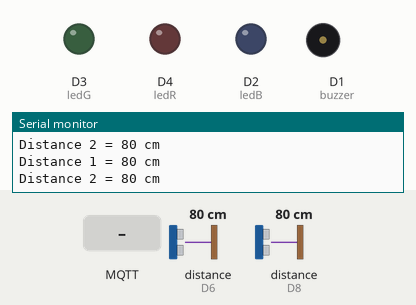
Bench run of a sketch on a simulated ESP8266 (NodeMCU). Parts: output pins drawn as LEDs (lit = HIGH), buzzer (waves = sounding, pin HIGH), the last lines printed to the serial monitor. Wiring (inferred from the names in the program): 2 × ultrasonic range finder: trigger D7, echo D8 / trigger D5, echo D6. The inputs (shaded band) are chosen by the test bench; at power-on: distance to the obstacle (sensors on D6, D8) 80 cm. The echo pulse lasts 58.3 µs per cm; no MQTT or app messages arrive unless stated; pins used as bus, display or sensor lines are not drawn.

Above: at 2.3 s.
2.4 s: MQTT message "pi_slave_lock_9" arrives on the first subscribed topic
At 3.6 s:
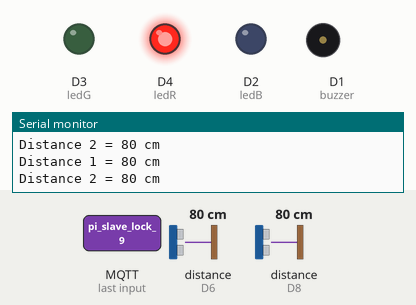
4.0 s: MQTT message "pi_slave_unlock_9" arrives on the first subscribed topic
At 4.9 s:
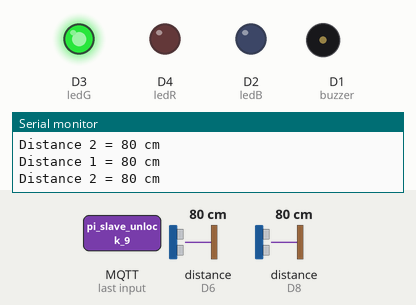
Timing chart, 0 to 7.0 s (numbered marks = the images above; inputs shaded):
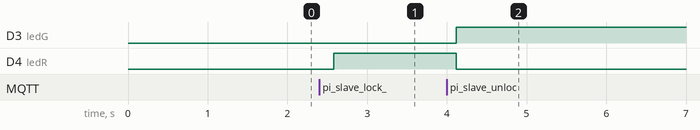

Measured:
- after the input at 2.4 s, D4 (ledR): LOW → HIGH after 0.18 s
- after the input at 4.0 s, D3 (ledG): LOW → HIGH after 0.12 s; D4 (ledR): HIGH → LOW after 0.12 s

The sketch:

slave.ino
```cpp
#include <EEPROM.h>
#include <ESP8266WiFi.h>
#include <PubSubClient.h>
#include <Wire.h>
#include <Ethernet.h>

int trigPin1 = D5;
int echoPin1 = D6;
int trigPin2 = D7;
int echoPin2 = D8;
int ledR = D4;
int ledG = D3;
int ledB = D2;
int buzzer = D1;
int kunci = 0;
int statechanged = 0;
char* state = "unoccupied";
char* statebaru = "unoccupied";
long duration1, duration2;
int distance1, distance2;
// Connect to the WiFi
//const char* ssid = "fsociety";
//const char* password = "hahahaha";
//const char* mqtt_server = "192.168.43.254";
const char* ssid = "INDIHOME_MBMC2";
const char* password = "reza2357";
const char* mqtt_server = "192.168.1.73";


WiFiClient espClient;
PubSubClient client(espClient);

void callback(char* topic, byte* payload, unsigned int length) {
  String msgInput = "";
 Serial.print("Message arrived [");
 Serial.print(topic);
 Serial.print("] ");
 for (int i=0;i<length;i++) {
  msgInput += (char)payload[i];
 }
  Serial.print(msgInput);
 for (int i=0;i<length;i++) {
  char receivedChar = (char)payload[i];
 }
  if (msgInput == "pi_slave_lock_9"){
    setColor(255, 0, 0); // Red Color
    kunci = 1;
  }
  if (msgInput == "pi_slave_unlock_9"){
      setColor(0, 255, 0); // Green Color
      kunci = 0;
  }
  Serial.println();
}

void setColor(int redValue, int greenValue, int blueValue) {
  analogWrite(ledR, redValue);
  analogWrite(ledG, greenValue);
  analogWrite(ledB, blueValue);
}

void reconnect() {
 // Loop until we're reconnected
 while (!client.connected()) {
 Serial.print("Attempting MQTT connection...");
 // Attempt to connect
 if (client.connect("ESP8266 Client9")) {
  Serial.println("connected");
  // ... and subscribe to topic
  client.subscribe("sps");
  delay(1000);
  client.publish("sps", "slave_pi_checkstats_9");
 } else {
  Serial.print("failed, rc=");
  Serial.print(client.state());
  Serial.println(" try again in 5 seconds");
  // Wait 5 seconds before retrying
  delay(5000);
  }
 }
}

void locked(){
  digitalWrite(trigPin1, LOW);
  delayMicroseconds(2);
  digitalWrite(trigPin1, HIGH);
  delayMicroseconds(10);
  digitalWrite(trigPin1, LOW);
  duration1 = pulseIn(echoPin1, HIGH);
  distance1 = (duration1/2) / 29.1;

  digitalWrite(trigPin2, LOW);
  delayMicroseconds(2);
  digitalWrite(trigPin2, HIGH);
  delayMicroseconds(10);
  digitalWrite(trigPin2, LOW);
  duration2 = pulseIn(echoPin2, HIGH);
  distance2 = (duration2/2) / 29.1;

  if (distance1 < 10 && distance2 < 10)
  {
    statebaru = "occupied";
    statechanged = isStatechange(state, statebaru);
    if(statechanged == 1){
      client.publish("sps", "slave_pi_occupied_9");
    }
    state = statebaru;
    digitalWrite(buzzer,HIGH);
  }
  else {
    statebaru = "unoccupied";
    statechanged = isStatechange(state, statebaru);
    if(statechanged == 1){
      client.publish("sps", "slave_pi_unoccupied_9");
    }
    state = statebaru;
    digitalWrite(buzzer,LOW);
    }
  Serial.print("Distance 1 = ");
  Serial.print(distance1);
  Serial.println(" cm");
  Serial.print("Distance 2 = ");
  Serial.print(distance2);
  Serial.println(" cm");
  delay(500);
}

void unlocked(){
  digitalWrite(trigPin1, LOW);
  delayMicroseconds(2);
  digitalWrite(trigPin1, HIGH);
  delayMicroseconds(10);
  digitalWrite(trigPin1, LOW);
  duration1 = pulseIn(echoPin1, HIGH);
  distance1 = (duration1/2) / 29.1;

  digitalWrite(trigPin2, LOW);
  delayMicroseconds(2);
  digitalWrite(trigPin2, HIGH);
  delayMicroseconds(10);
  digitalWrite(trigPin2, LOW);
  duration2 = pulseIn(echoPin2, HIGH);
  distance2 = (duration2/2) / 29.1;

  if (distance1 < 10 && distance2 < 10)
  {
    statebaru = "occupied";
    statechanged = isStatechange(state, statebaru);
    if(statechanged == 1){
      client.publish("sps", "slave_pi_occupied_9");
    }
    state = statebaru;
  }
  else {
    statebaru = "unoccupied";
    statechanged = isStatechange(state, statebaru);
    if(statechanged == 1){
      client.publish("sps", "slave_pi_unoccupied_9");
    }
    state = statebaru;
   }
  Serial.print("Distance 1 = ");
  Serial.print(distance1);
  Serial.println(" cm");
  Serial.print("Distance 2 = ");
  Serial.print(distance2);
  Serial.println(" cm");
  delay(500);
}

int isStatechange(char* state, char* statebaru){
  if(state != statebaru){
    return 1;
  }
  else{
    return 0;
  }
}

void setup()
{
  Serial.begin (9600);
  pinMode(trigPin1, OUTPUT);
  pinMode(echoPin1, INPUT);
  pinMode(trigPin2, OUTPUT);
  pinMode(echoPin2, INPUT);
  pinMode(ledR, OUTPUT);
  pinMode(ledG, OUTPUT);
  pinMode(ledB, OUTPUT);
  pinMode(buzzer, OUTPUT);
  client.setServer(mqtt_server, 1883);
  client.setCallback(callback);
}

void loop()
{
  if (!client.connected()) {
  reconnect();
  }

  if (kunci == 1){
    locked();
  }

  else {
    unlocked();
  }
  client.loop();
}
```
